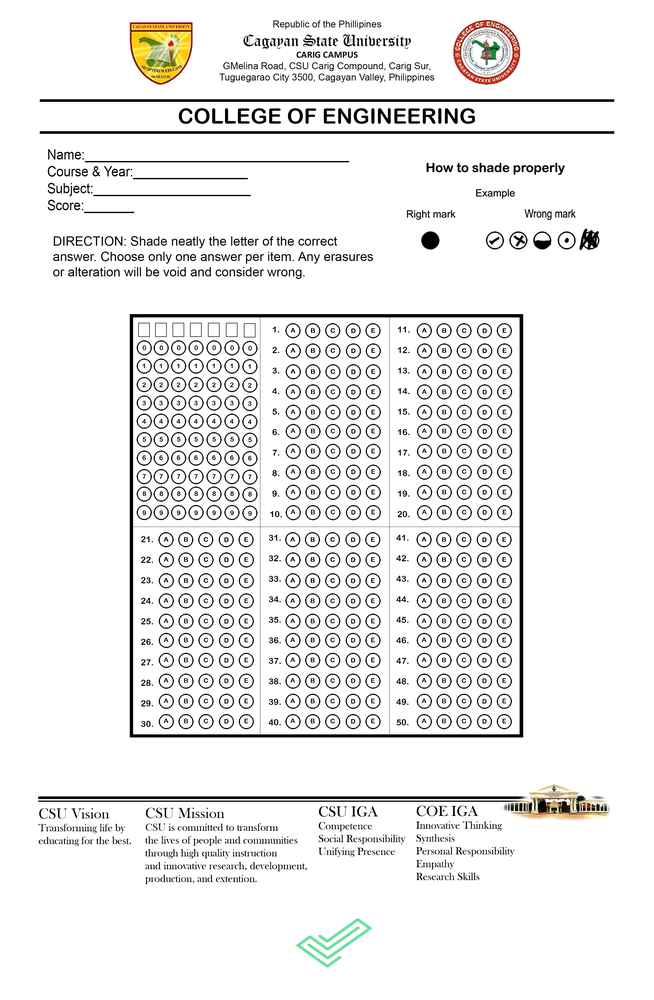
#> input picture exam paper sample.png, 654 x 1000 px, shrunk from 2550 x 3900 before the run
$ python -i software_function.py   (imports and definitions only)   (Python 2 division)   (older library calls are emulated)
#> lines starting #> are read from the running program, lines starting #| are printed output that depends on the picture; after the words box and inside, x2 and y2 are one past the last pixel; in counts of white or black regions, pixels touching at a corner belong together
#> further down, picture is the input picture: shape (1000, 654, 3); mean B, G, R 235.9, 236.7, 237
import cv2
import imutils
import datetime
from imutils import contours
import numpy as np
from openpyxl import Workbook
from imutils.perspective import four_point_transform

def displayImage(img):
    cv2.imshow('Show',img)
    cv2.waitKey(0)

# [146 lines left out: functions rotateImage, perspective_transform, gen_idnumber, gen_key, gen_excel, write_excel and 1 more, not called in this run]


def perspective_transform2(img):

    gray = cv2.cvtColor(img, cv2.COLOR_BGR2GRAY)
    blurred = cv2.GaussianBlur(gray, (5, 5), 0)
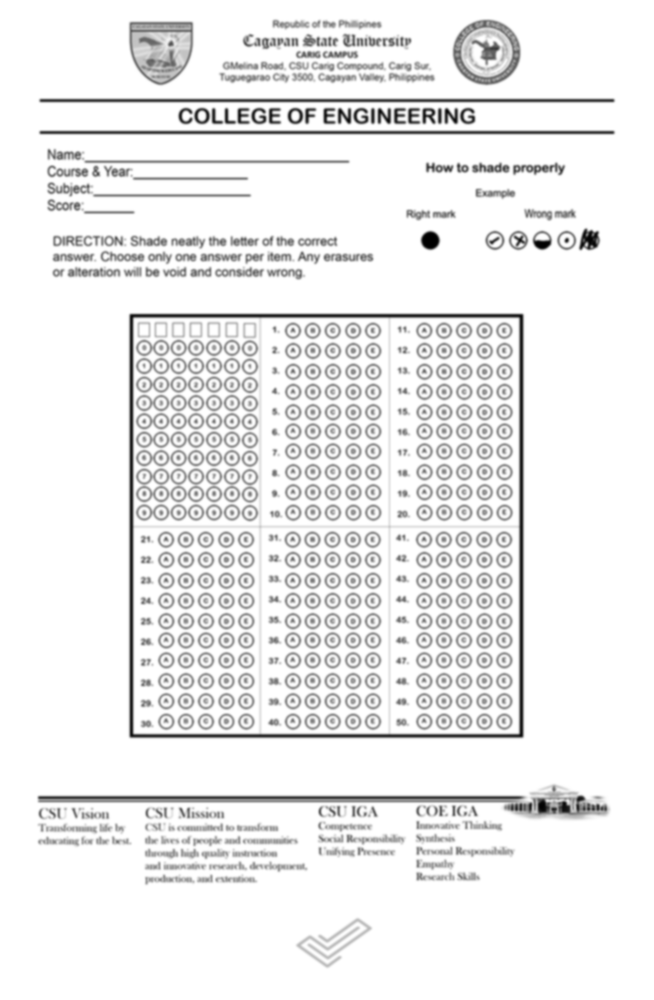
#> blurred: shape (1000, 654); min 0, max 255, mean 236.7
    edged = cv2.Canny(blurred, 75, 200)
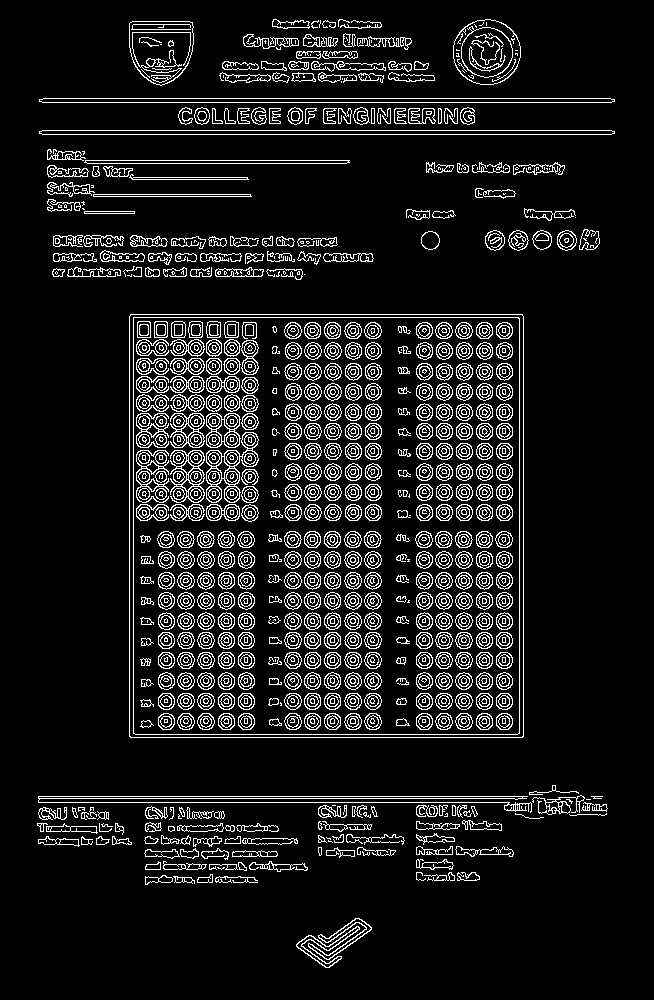
#> edged: shape (1000, 654); 10% white in thin lines or dots, all inside (x1, y1, x2, y2) = (37, 19, 615, 968)

    cnts = cv2.findContours(edged.copy(), cv2.RETR_EXTERNAL, cv2.CHAIN_APPROX_SIMPLE)
#> cnts = 250 contours, 110 with area under 20; largest, box (x1, y1, x2, y2) and area: (129, 314, 524, 738) 166658, (453, 19, 521, 85) 3460, (129, 21, 194, 86) 3366, (39, 130, 615, 135) 2290, (39, 98, 615, 103) 2288
    cnts = cnts[0] if imutils.is_cv2() else cnts[1]
    docCnt = None

    if len(cnts) > 0:
        # sort the contours according to their size in
        # descending order
        cnts = sorted(cnts, key=cv2.contourArea, reverse=True)

        # loop over the sorted contours
        for c in cnts:
            # approximate the contour
            peri = cv2.arcLength(c, True)
            approx = cv2.approxPolyDP(c, 0.02 * peri, True)

            # if our approximated contour has four points,
            # then we can assume we have found the paper
            if len(approx) == 4:
                docCnt = approx
                break
#> this loop made 1 pass
#> (peri, docCnt) on pass 1: (1631.7, [[130, 314], [129, 736], [522, 737], [522, 314]])

    # apply a four point perspective transform to both the
    # original image and grayscale image to obtain a top-down
    # birds eye view of the paper
    paper = four_point_transform(img, docCnt.reshape(4, 2))
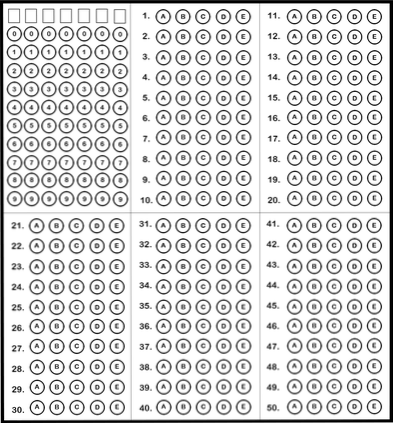
#> paper: shape (423, 393, 3); min 0, max 255, mean 215.4
    warped = four_point_transform(gray, docCnt.reshape(4, 2))

    thresh = cv2.threshold(warped, 0, 255, cv2.THRESH_BINARY_INV | cv2.THRESH_OTSU)[1]
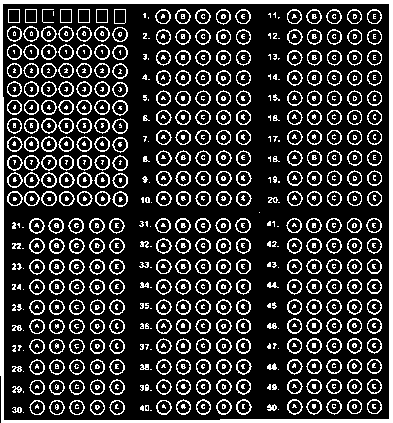
#> thresh: shape (423, 393); 20.9% white in thin lines or dots

    return thresh


# [28 lines left out: functions converNtoL, compare, not called in this run]


import os


# [15 lines left out: function createFolder, not called in this run]


# folderName = 'BSCPE5AEng'
# createFolder(folderName)

>>> import cv2
>>> picture = cv2.imread('exam paper sample.png')
>>> result = perspective_transform2(picture)
